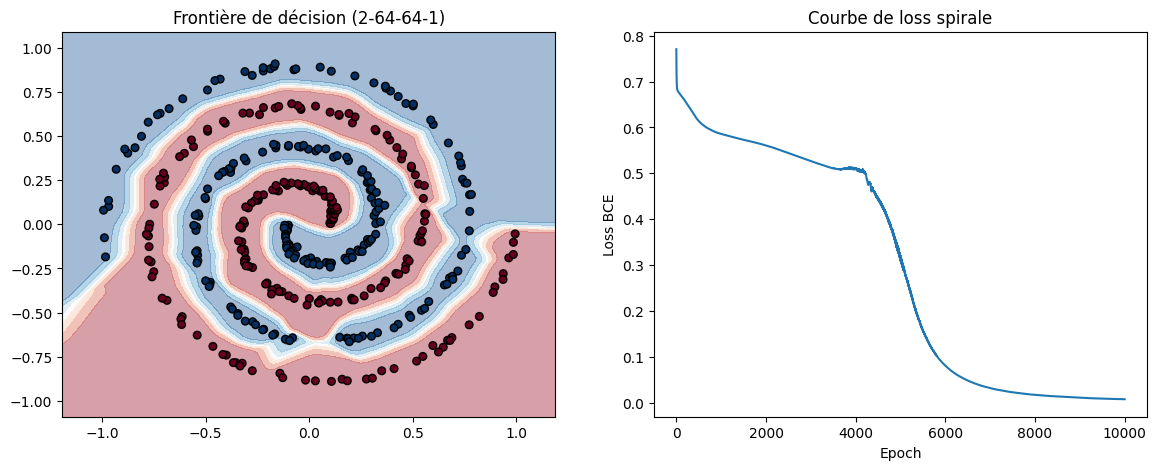

Generate this figure with Python:
import numpy as np
import matplotlib
matplotlib.use('Agg')
import matplotlib.pyplot as plt

def generate_spiral(n_points=200, noise=0.1, seed=42):
    np.random.seed(seed)
    n = n_points // 2
    theta0 = np.linspace(0, 4 * np.pi, n) + np.random.randn(n) * noise
    theta1 = np.linspace(0, 4 * np.pi, n) + np.random.randn(n) * noise + np.pi
    r = np.linspace(0.1, 1.0, n)
    X0 = np.c_[r * np.cos(theta0), r * np.sin(theta0)]
    X1 = np.c_[r * np.cos(theta1), r * np.sin(theta1)]
    X = np.vstack([X0, X1])
    y = np.hstack([np.zeros(n), np.ones(n)])
    return X, y

def sigmoid(x):
    return 1 / (1 + np.exp(-x))

def relu(x):
    return np.maximum(0, x)

def relu_grad(x):
    return (x > 0).astype(float)

def bce_loss(y_true, y_pred):
    y_pred = np.clip(y_pred, 1e-7, 1 - 1e-7)
    return -np.mean(y_true * np.log(y_pred) + (1 - y_true) * np.log(1 - y_pred))


X, y = generate_spiral(n_points=400, noise=0.15, seed=42)
input_dim = 2
hidden1 = 64
hidden2 = 64
output_dim = 1
np.random.seed(42)
W1 = np.random.randn(input_dim, hidden1) * np.sqrt(2.0 / input_dim)
b1 = np.random.randn(hidden1) * 0.01
W2 = np.random.randn(hidden1, hidden2) * np.sqrt(2.0 / hidden1)
b2 = np.random.randn(hidden2) * 0.01
W3 = np.random.randn(hidden2, output_dim) * np.sqrt(2.0 / hidden2)
b3 = np.random.randn(output_dim) * 0.01

lr = 0.1
n_epochs = 10000
losses = []

for epoch in range(n_epochs):
    z1 = X @ W1 + b1  
    a1 = relu(z1)
    z2 = a1 @ W2 + b2  
    a2 = relu(z2)
    z3 = a2 @ W3 + b3  
    y_pred = sigmoid(z3).flatten()

   
    loss = bce_loss(y, y_pred)
    losses.append(loss)

    err3 = y_pred - y 
    dW3 = a2.T @ err3.reshape(-1, 1) / len(y)
    db3 = np.mean(err3)
    err2 = (err3.reshape(-1, 1) @ W3.T) * relu_grad(z2)
    dW2 = a1.T @ err2 / len(y)
    db2 = np.mean(err2, axis=0)
    err1 = (err2 @ W2.T) * relu_grad(z1)
    dW1 = X.T @ err1 / len(y)
    db1 = np.mean(err1, axis=0)

    W3 -= lr * dW3
    b3 -= lr * db3
    W2 -= lr * dW2
    b2 -= lr * db2
    W1 -= lr * dW1
    b1 -= lr * db1

    if epoch % 500 == 0:
        acc = np.mean((y_pred > 0.5) == y)
        print(f"Epoch {epoch:4d} | Loss: {loss:.4f} | Accuracy: {acc:.2%}")


h = 0.02
xx, yy = np.meshgrid(
    np.arange(X[:, 0].min() - 0.2, X[:, 0].max() + 0.2, h),
    np.arange(X[:, 1].min() - 0.2, X[:, 1].max() + 0.2, h)
)
grid = np.c_[xx.ravel(), yy.ravel()]
z1g = np.dot(grid, W1) + b1
a1g = relu(z1g)
z2g = np.dot(a1g, W2) + b2
a2g = relu(z2g)
zg = sigmoid(np.dot(a2g, W3) + b3).reshape(xx.shape)

fig, axes = plt.subplots(1, 2, figsize=(14, 5))
axes[0].contourf(xx, yy, zg, alpha=0.4, cmap='RdBu')
axes[0].scatter(X[:, 0], X[:, 1], c=y, cmap='RdBu', s=30, edgecolors='k')
axes[0].set_title("Frontière de décision (2‑64‑64‑1)")
axes[1].plot(losses)
axes[1].set_xlabel("Epoch")
axes[1].set_ylabel("Loss BCE")
axes[1].set_title("Courbe de loss spirale")
plt.savefig("phase4_spirale.png", dpi=100, bbox_inches='tight')

print(f"\nLoss finale : {losses[-1]:.4f}")
print(f"Accuracy finale : {np.mean((y_pred > 0.5) == y):.2%}")
